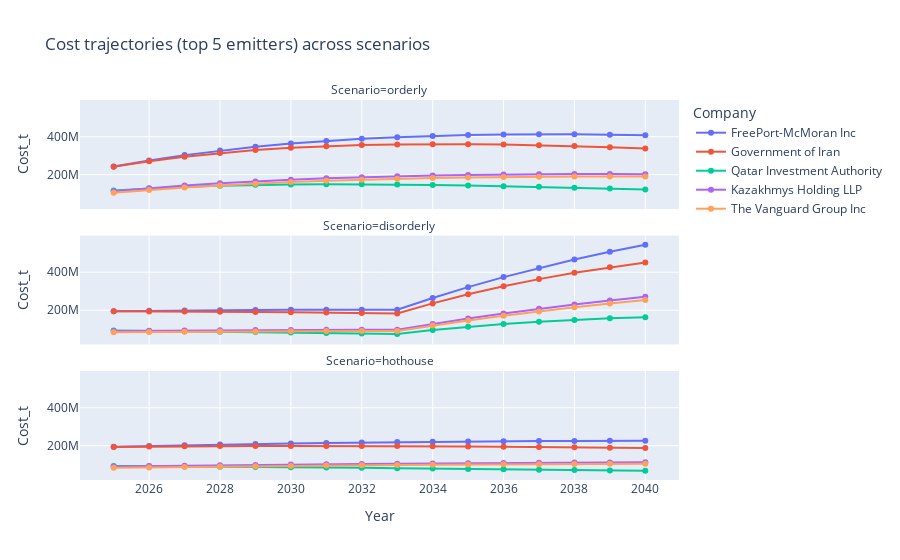

Notebook source saved alongside this figure:
### Code cell
# %%
top_companies = (
    comp.sort_values("Total Emissions (tCO₂)", ascending=False)
        .head(5)["Company"].tolist()
)

fig = px.line(
    paths_df[paths_df["Company"].isin(top_companies)],
    x="Year", y="Cost_t",
    color="Company",
    facet_col="Scenario",
    facet_col_wrap=1,
    title="Cost trajectories (top 5 emitters) across scenarios"
)
fig.update_traces(mode="lines+markers")
fig.show()

### Figure 1 — Plotly figure (JSON) as saved in the notebook; plotly's stock layout.template omitted (floating-point values rounded to 4 significant figures)
{"data": [{"hovertemplate": "Company=FreePort-McMoran Inc<br>Scenario=orderly<br>Year=%{x}<br>Cost_t=%{y}<extra></extra>", "legendgroup": "FreePort-McMoran Inc", "line": {"color": "#636efa", "dash": "solid"}, "marker": {"symbol": "circle"}, "mode": "lines+markers", "name": "FreePort-McMoran Inc", "orientation": "v", "showlegend": true, "type": "scatter", "x": [2025, 2026, 2027, 2028, 2029, 2030, 2031, 2032, 2033, 2034, 2035, 2036, 2037, 2038, 2039, 2040], "xaxis": "x3", "y": [242900000.0, 275100000.0, 303000000.0, 326800000.0, 347000000.0, 363900000.0, 377700000.0, 388900000.0, 397700000.0, 404200000.0, 408700000.0, 411500000.0, 412600000.0, 412300000.0, 410800000.0, 408100000.0], "yaxis": "y3"}, {"hovertemplate": "Company=FreePort-McMoran Inc<br>Scenario=disorderly<br>Year=%{x}<br>Cost_t=%{y}<extra></extra>", "legendgroup": "FreePort-McMoran Inc", "line": {"color": "#636efa", "dash": "solid"}, "marker": {"symbol": "circle"}, "mode": "lines+markers", "name": "FreePort-McMoran Inc", "orientation": "v", "showlegend": false, "type": "scatter", "x": [2025, 2026, 2027, 2028, 2029, 2030, 2031, 2032, 2033, 2034, 2035, 2036, 2037, 2038, 2039, 2040], "xaxis": "x2", "y": [194400000.0, 196600000.0, 198400000.0, 199900000.0, 201000000.0, 201700000.0, 202100000.0, 202200000.0, 202000000.0, 264200000.0, 321500000.0, 374300000.0, 422700000.0, 467200000.0, 507800000.0, 544900000.0], "yaxis": "y2"}, {"hovertemplate": "Company=FreePort-McMoran Inc<br>Scenario=hothouse<br>Year=%{x}<br>Cost_t=%{y}<extra></extra>", "legendgroup": "FreePort-McMoran Inc", "line": {"color": "#636efa", "dash": "solid"}, "marker": {"symbol": "circle"}, "mode": "lines+markers", "name": "FreePort-McMoran Inc", "orientation": "v", "showlegend": false, "type": "scatter", "x": [2025, 2026, 2027, 2028, 2029, 2030, 2031, 2032, 2033, 2034, 2035, 2036, 2037, 2038, 2039, 2040], "xaxis": "x", "y": [194400000.0, 198600000.0, 202500000.0, 206100000.0, 209300000.0, 212200000.0, 214800000.0, 217100000.0, 219100000.0, 220900000.0, 222400000.0, 223700000.0, 224700000.0, 225500000.0, 226200000.0, 226600000.0], "yaxis": "y"}, {"hovertemplate": "Company=Government of Iran<br>Scenario=orderly<br>Year=%{x}<br>Cost_t=%{y}<extra></extra>", "legendgroup": "Government of Iran", "line": {"color": "#EF553B", "dash": "solid"}, "marker": {"symbol": "circle"}, "mode": "lines+markers", "name": "Government of Iran", "orientation": "v", "showlegend": true, "type": "scatter", "x": [2025, 2026, 2027, 2028, 2029, 2030, 2031, 2032, 2033, 2034, 2035, 2036, 2037, 2038, 2039, 2040], "xaxis": "x3", "y": [242200000.0, 271000000.0, 294800000.0, 314000000.0, 329400000.0, 341200000.0, 349900000.0, 355800000.0, 359400000.0, 360800000.0, 360400000.0, 358400000.0, 355000000.0, 350400000.0, 344800000.0, 338400000.0], "yaxis": "y3"}, {"hovertemplate": "Company=Government of Iran<br>Scenario=disorderly<br>Year=%{x}<br>Cost_t=%{y}<extra></extra>", "legendgroup": "Government of Iran", "line": {"color": "#EF553B", "dash": "solid"}, "marker": {"symbol": "circle"}, "mode": "lines+markers", "name": "Government of Iran", "orientation": "v", "showlegend": false, "type": "scatter", "x": [2025, 2026, 2027, 2028, 2029, 2030, 2031, 2032, 2033, 2034, 2035, 2036, 2037, 2038, 2039, 2040], "xaxis": "x2", "y": [193800000.0, 193700000.0, 193100000.0, 192100000.0, 190800000.0, 189100000.0, 187200000.0, 185000000.0, 182600000.0, 235800000.0, 283500000.0, 326000000.0, 363700000.0, 397100000.0, 426300000.0, 451800000.0], "yaxis": "y2"}, {"hovertemplate": "Company=Government of Iran<br>Scenario=hothouse<br>Year=%{x}<br>Cost_t=%{y}<extra></extra>", "legendgroup": "Government of Iran", "line": {"color": "#EF553B", "dash": "solid"}, "marker": {"symbol": "circle"}, "mode": "lines+markers", "name": "Government of Iran", "orientation": "v", "showlegend": false, "type": "scatter", "x": [2025, 2026, 2027, 2028, 2029, 2030, 2031, 2032, 2033, 2034, 2035, 2036, 2037, 2038, 2039, 2040], "xaxis": "x", "y": [193800000.0, 195600000.0, 197000000.0, 198000000.0, 198700000.0, 199000000.0, 198900000.0, 198600000.0, 198000000.0, 197200000.0, 196100000.0, 194800000.0, 193300000.0, 191700000.0, 189900000.0, 187900000.0], "yaxis": "y"}, {"hovertemplate": "Company=Qatar Investment Authority<br>Scenario=orderly<br>Year=%{x}<br>Cost_t=%{y}<extra></extra>", "legendgroup": "Qatar Investment Authority", "line": {"color": "#00cc96", "dash": "solid"}, "marker": {"symbol": "circle"}, "mode": "lines+markers", "name": "Qatar Investment Authority", "orientation": "v", "showlegend": true, "type": "scatter", "x": [2025, 2026, 2027, 2028, 2029, 2030, 2031, 2032, 2033, 2034, 2035, 2036, 2037, 2038, 2039, 2040], "xaxis": "x3", "y": [115900000.0, 127300000.0, 135900000.0, 142100000.0, 146200000.0, 148700000.0, 149600000.0, 149300000.0, 148000000.0, 145900000.0, 143000000.0, 139500000.0, 135700000.0, 131400000.0, 126900000.0, 122300000.0], "yaxis": "y3"}, {"hovertemplate": "Company=Qatar Investment Authority<br>Scenario=disorderly<br>Year=%{x}<br>Cost_t=%{y}<extra></extra>", "legendgroup": "Qatar Investment Authority", "line": {"color": "#00cc96", "dash": "solid"}, "marker": {"symbol": "circle"}, "mode": "lines+markers", "name": "Qatar Investment Authority", "orientation": "v", "showlegend": false, "type": "scatter", "x": [2025, 2026, 2027, 2028, 2029, 2030, 2031, 2032, 2033, 2034, 2035, 2036, 2037, 2038, 2039, 2040], "xaxis": "x2", "y": [92730000.0, 90940000.0, 88990000.0, 86890000.0, 84690000.0, 82400000.0, 80040000.0, 77640000.0, 75200000.0, 95320000.0, 112500000.0, 126900000.0, 139000000.0, 148900000.0, 156900000.0, 163200000.0], "yaxis": "y2"}, {"hovertemplate": "Company=Qatar Investment Authority<br>Scenario=hothouse<br>Year=%{x}<br>Cost_t=%{y}<extra></extra>", "legendgroup": "Qatar Investment Authority", "line": {"color": "#00cc96", "dash": "solid"}, "marker": {"symbol": "circle"}, "mode": "lines+markers", "name": "Qatar Investment Authority", "orientation": "v", "showlegend": false, "type": "scatter", "x": [2025, 2026, 2027, 2028, 2029, 2030, 2031, 2032, 2033, 2034, 2035, 2036, 2037, 2038, 2039, 2040], "xaxis": "x", "y": [92730000.0, 91870000.0, 90810000.0, 89580000.0, 88200000.0, 86690000.0, 85070000.0, 83350000.0, 81560000.0, 79710000.0, 77800000.0, 75860000.0, 73890000.0, 71890000.0, 69890000.0, 67890000.0], "yaxis": "y"}, {"hovertemplate": "Company=Kazakhmys Holding LLP<br>Scenario=orderly<br>Year=%{x}<br>Cost_t=%{y}<extra></extra>", "legendgroup": "Kazakhmys Holding LLP", "line": {"color": "#ab63fa", "dash": "solid"}, "marker": {"symbol": "circle"}, "mode": "lines+markers", "name": "Kazakhmys Holding LLP", "orientation": "v", "showlegend": true, "type": "scatter", "x": [2025, 2026, 2027, 2028, 2029, 2030, 2031, 2032, 2033, 2034, 2035, 2036, 2037, 2038, 2039, 2040], "xaxis": "x3", "y": [113100000.0, 128700000.0, 142300000.0, 154100000.0, 164300000.0, 173100000.0, 180400000.0, 186600000.0, 191600000.0, 195600000.0, 198600000.0, 200800000.0, 202200000.0, 202900000.0, 203000000.0, 202600000.0], "yaxis": "y3"}, {"hovertemplate": "Company=Kazakhmys Holding LLP<br>Scenario=disorderly<br>Year=%{x}<br>Cost_t=%{y}<extra></extra>", "legendgroup": "Kazakhmys Holding LLP", "line": {"color": "#ab63fa", "dash": "solid"}, "marker": {"symbol": "circle"}, "mode": "lines+markers", "name": "Kazakhmys Holding LLP", "orientation": "v", "showlegend": false, "type": "scatter", "x": [2025, 2026, 2027, 2028, 2029, 2030, 2031, 2032, 2033, 2034, 2035, 2036, 2037, 2038, 2039, 2040], "xaxis": "x2", "y": [90490000.0, 91930000.0, 93190000.0, 94270000.0, 95180000.0, 95930000.0, 96530000.0, 97000000.0, 97330000.0, 127800000.0, 156200000.0, 182600000.0, 207200000.0, 229900000.0, 251000000.0, 270500000.0], "yaxis": "y2"}, {"hovertemplate": "Company=Kazakhmys Holding LLP<br>Scenario=hothouse<br>Year=%{x}<br>Cost_t=%{y}<extra></extra>", "legendgroup": "Kazakhmys Holding LLP", "line": {"color": "#ab63fa", "dash": "solid"}, "marker": {"symbol": "circle"}, "mode": "lines+markers", "name": "Kazakhmys Holding LLP", "orientation": "v", "showlegend": false, "type": "scatter", "x": [2025, 2026, 2027, 2028, 2029, 2030, 2031, 2032, 2033, 2034, 2035, 2036, 2037, 2038, 2039, 2040], "xaxis": "x", "y": [90490000.0, 92870000.0, 95100000.0, 97180000.0, 99120000.0, 100900000.0, 102600000.0, 104100000.0, 105600000.0, 106900000.0, 108100000.0, 109100000.0, 110100000.0, 111000000.0, 111800000.0, 112500000.0], "yaxis": "y"}, {"hovertemplate": "Company=The Vanguard Group Inc<br>Scenario=orderly<br>Year=%{x}<br>Cost_t=%{y}<extra></extra>", "legendgroup": "The Vanguard Group Inc", "line": {"color": "#FFA15A", "dash": "solid"}, "marker": {"symbol": "circle"}, "mode": "lines+markers", "name": "The Vanguard Group Inc", "orientation": "v", "showlegend": true, "type": "scatter", "x": [2025, 2026, 2027, 2028, 2029, 2030, 2031, 2032, 2033, 2034, 2035, 2036, 2037, 2038, 2039, 2040], "xaxis": "x3", "y": [104600000.0, 119000000.0, 131800000.0, 142900000.0, 152500000.0, 160700000.0, 167800000.0, 173600000.0, 178500000.0, 182300000.0, 185300000.0, 187600000.0, 189100000.0, 189900000.0, 190200000.0, 190000000.0], "yaxis": "y3"}, {"hovertemplate": "Company=The Vanguard Group Inc<br>Scenario=disorderly<br>Year=%{x}<br>Cost_t=%{y}<extra></extra>", "legendgroup": "The Vanguard Group Inc", "line": {"color": "#FFA15A", "dash": "solid"}, "marker": {"symbol": "circle"}, "mode": "lines+markers", "name": "The Vanguard Group Inc", "orientation": "v", "showlegend": false, "type": "scatter", "x": [2025, 2026, 2027, 2028, 2029, 2030, 2031, 2032, 2033, 2034, 2035, 2036, 2037, 2038, 2039, 2040], "xaxis": "x2", "y": [83640000.0, 85060000.0, 86310000.0, 87390000.0, 88320000.0, 89100000.0, 89740000.0, 90260000.0, 90660000.0, 119200000.0, 145800000.0, 170600000.0, 193700000.0, 215200000.0, 235200000.0, 253600000.0], "yaxis": "y2"}, {"hovertemplate": "Company=The Vanguard Group Inc<br>Scenario=hothouse<br>Year=%{x}<br>Cost_t=%{y}<extra></extra>", "legendgroup": "The Vanguard Group Inc", "line": {"color": "#FFA15A", "dash": "solid"}, "marker": {"symbol": "circle"}, "mode": "lines+markers", "name": "The Vanguard Group Inc", "orientation": "v", "showlegend": false, "type": "scatter", "x": [2025, 2026, 2027, 2028, 2029, 2030, 2031, 2032, 2033, 2034, 2035, 2036, 2037, 2038, 2039, 2040], "xaxis": "x", "y": [83640000.0, 85930000.0, 88080000.0, 90090000.0, 91980000.0, 93740000.0, 95380000.0, 96910000.0, 98330000.0, 99640000.0, 100800000.0, 102000000.0, 103000000.0, 103900000.0, 104700000.0, 105500000.0], "yaxis": "y"}], "layout": {"annotations": [{"font": {}, "showarrow": false, "text": "Scenario=hothouse", "x": 0.5, "xanchor": "center", "xref": "paper", "y": 0.2867, "yanchor": "bottom", "yref": "paper"}, {"font": {}, "showarrow": false, "text": "Scenario=disorderly", "x": 0.5, "xanchor": "center", "xref": "paper", "y": 0.6433, "yanchor": "bottom", "yref": "paper"}, {"font": {}, "showarrow": false, "text": "Scenario=orderly", "x": 0.5, "xanchor": "center", "xref": "paper", "y": 1.0, "yanchor": "bottom", "yref": "paper"}], "legend": {"title": {"text": "Company"}, "tracegroupgap": 0}, "title": {"text": "Cost trajectories (top 5 emitters) across scenarios"}, "xaxis": {"anchor": "y", "domain": [0, 1], "title": {"text": "Year"}}, "xaxis2": {"anchor": "y2", "domain": [0, 1], "matches": "x", "showticklabels": false}, "xaxis3": {"anchor": "y3", "domain": [0, 1], "matches": "x", "showticklabels": false}, "yaxis": {"anchor": "x", "domain": [0, 0.2867], "title": {"text": "Cost_t"}}, "yaxis2": {"anchor": "x2", "domain": [0.3567, 0.6433], "matches": "y", "title": {"text": "Cost_t"}}, "yaxis3": {"anchor": "x3", "domain": [0.7133, 1.0], "matches": "y", "title": {"text": "Cost_t"}}}}
